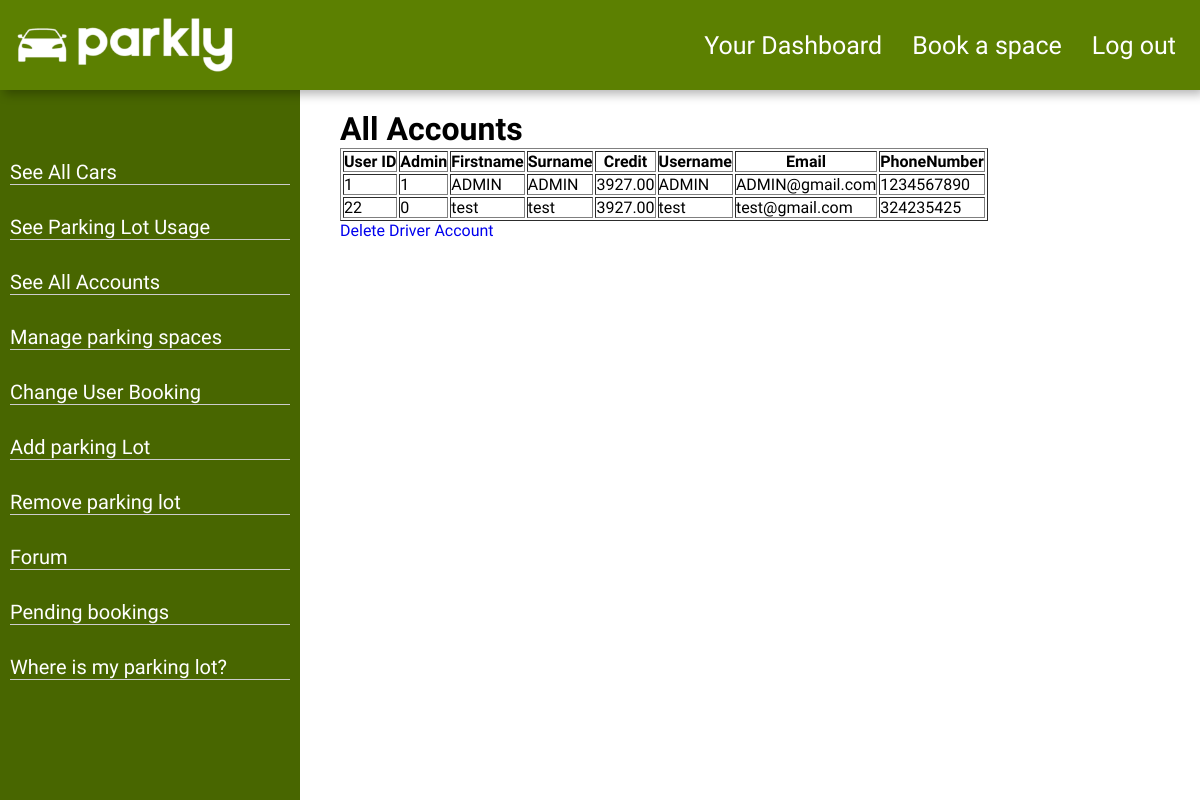
Page /displayAllAccounts.php (signed in) on the earlier database version.
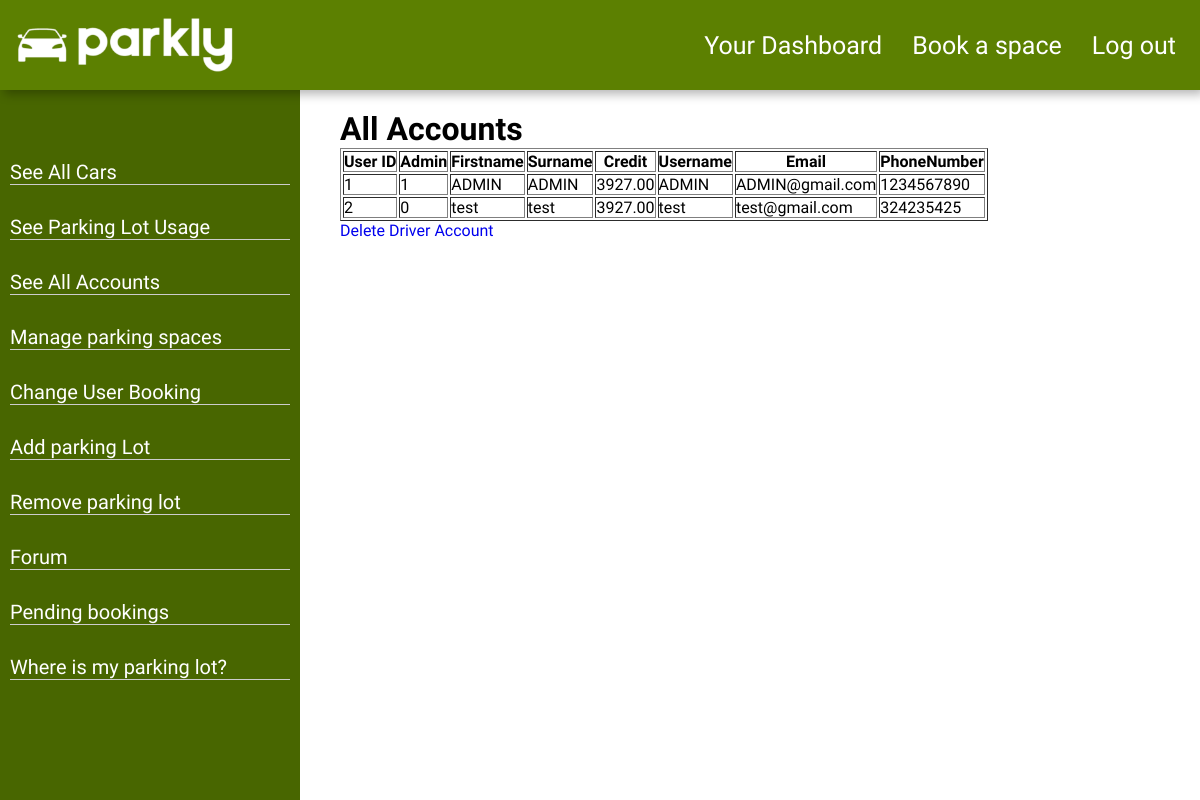
Same page on the later database version.
### tables this page shows
CREATE TABLE `account` (
                           `UserID` int(11) NOT NULL,
                           `IsAdmin` tinyint(1) NOT NULL DEFAULT 0,
                           `Firstname` varchar(40) NOT NULL,
                           `Surname` varchar(40) NOT NULL,
                           `Credit` decimal(10,2) NOT NULL DEFAULT 0.00,
                           `Username` varchar(50) NOT NULL,
                           `UserPassword` varchar(255) NOT NULL,
                           `Email` varchar(50) NOT NULL,
                           `PhoneNumber` varchar(20) NOT NULL,
                           `reset_token_hash` varchar(64) DEFAULT NULL,
                           `reset_token_expires_at` datetime DEFAULT NULL,
                           `account_activation_hash` varchar(64) DEFAULT NULL
);

### displayAllAccounts.php (the view, shortened to what this page needs)
<?php
include('partial/header.php');
include('sidebar.php');
function getAccounts($mysqli) {
    $query = "SELECT * FROM account";
    return $mysqli->query($query);
}
$accounts = getAccounts($mysqli);
?>
<body>
<div class="dashContent">
    <h1>All Accounts</h1>
    <?php if ($accounts && $accounts->num_rows > 0): ?>
        <table border="1">
            <tr>
                <th>User ID</th>
                <th>Admin</th>
                <th>Firstname</th>
                <th>Surname</th>
                <th>Credit</th>
                <th>Username</th>
                <th>Email</th>
                <th>PhoneNumber</th>
            </tr>
            <?php while ($row = $accounts->fetch_assoc()): ?>
                <tr>
                    <td><?= htmlspecialchars($row['UserID']) ?></td>
                    <td><?= htmlspecialchars($row['IsAdmin']) ?></td>
                    <td><?= htmlspecialchars($row['Firstname']) ?></td>
                    <td><?= htmlspecialchars($row['Surname']) ?></td>
                    <td><?= htmlspecialchars($row['Credit']) ?></td>
                    <td><?= htmlspecialchars($row['Username']) ?></td>
                    <td><?= htmlspecialchars($row['Email']) ?></td>
                    <td><?= htmlspecialchars($row['PhoneNumber']) ?></td>
                </tr>
            <?php endwhile; ?>
        </table>
    <?php else: ?>
        <p>No Accounts Found.</p>
    <?php endif; ?>
    <a href="deleteDriver.php"> Delete Driver Account</a>
</div>
</body>

Differences in the rows shown:
removed account: UserID "22", IsAdmin "0", Firstname "test", Surname "test", Credit "3927.00", Username "test", Email "test@gmail.com", PhoneNumber "324235425"
added account: UserID "2", IsAdmin "0", Firstname "test", Surname "test", Credit "3927.00", Username "test", Email "test@gmail.com", PhoneNumber "324235425"
